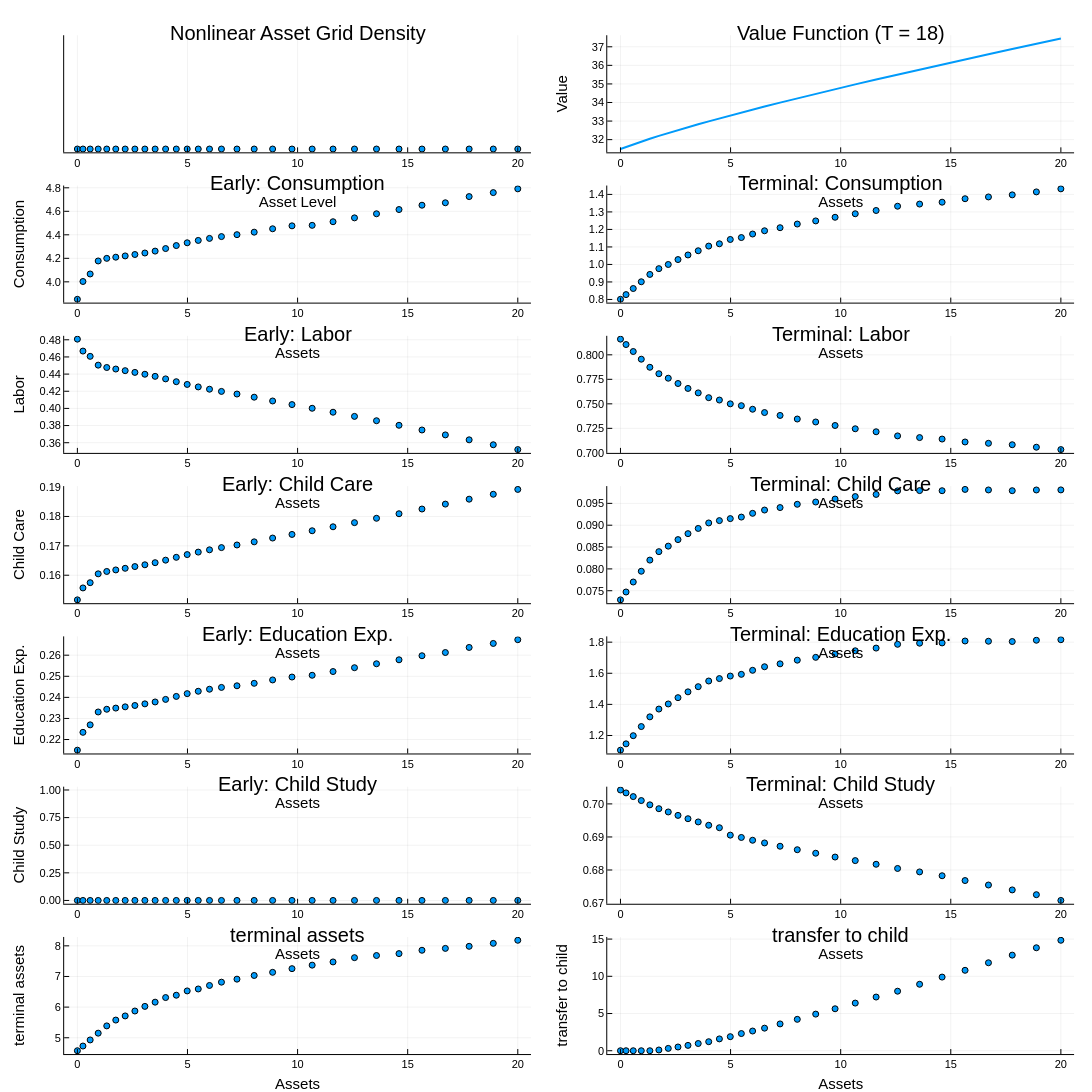

Notebook code for this chart:
### Markdown cell above
### Baseline and Counterfactuals Human Capital Coefficents and Terminal Value Effects

### Code cell
# Indices
k_mid = Int(ceil(length(model_baseline.k_grid) / 2))
hc_mid = Int(ceil(length(model_baseline.hc_grid) / 2))
T_terminal = model_baseline.T
t_early = 1
a_grid = model_baseline.a_grid

# 1. Nonlinear asset grid
p1 = scatter(
    a_grid, zeros(length(a_grid));
    xlabel = "Asset Level", yticks = [],
    title = "Nonlinear Asset Grid Density",
    markersize = 3, legend = false)

p2 = plot(
    a_grid, model_baseline.sol_v[T_terminal, :, k_mid, hc_mid];
    xlabel = "Assets", ylabel = "Value",
    title = "Value Function (T = $(T_terminal))",
    label = "Vₜ(a)", linewidth = 2)

# 2. Consumption
p3 = scatter(
    a_grid, model_baseline.sol_c[t_early, :, k_mid, hc_mid];
    xlabel = "Assets", ylabel = "Consumption",
    title = "Early: Consumption", label = "cₜ(a)", markersize = 3)
p4 = scatter(
    a_grid, model_baseline.sol_c[T_terminal, :, k_mid, hc_mid];
    xlabel = "Assets", ylabel = "",
    title = "Terminal: Consumption", label = "cₜ(a)", markersize = 3)

# 3. Labor
p5 = scatter(
    a_grid, model_baseline.sol_h[t_early, :, k_mid, hc_mid];
    xlabel = "Assets", ylabel = "Labor",
    title = "Early: Labor", label = "hₜ(a)", markersize = 3)
p6 = scatter(
    a_grid, model_baseline.sol_h[T_terminal, :, k_mid, hc_mid];
    xlabel = "Assets", ylabel = "",
    title = "Terminal: Labor", label = "hₜ(a)", markersize = 3)

# 4. Child care time
p7 = scatter(
    a_grid, model_baseline.sol_t[t_early, :, k_mid, hc_mid];
    xlabel = "Assets", ylabel = "Child Care",
    title = "Early: Child Care", label = "tₜ(a)", markersize = 3)
p8 = scatter(
    a_grid, model_baseline.sol_t[T_terminal, :, k_mid, hc_mid];
    xlabel = "Assets", ylabel = "",
    title = "Terminal: Child Care", label = "tₜ(a)", markersize = 3)

# 5. Education expenditure
p9 = scatter(
    a_grid, model_baseline.sol_e[t_early, :, k_mid, hc_mid];
    xlabel = "Assets", ylabel = "Education Exp.",
    title = "Early: Education Exp.", label = "eₜ(a)", markersize = 3)
p10 = scatter(
    a_grid, model_baseline.sol_e[T_terminal, :, k_mid, hc_mid];
    xlabel = "Assets", ylabel = "",
    title = "Terminal: Education Exp.", label = "eₜ(a)", markersize = 3)

# 6. Child study time (i_c)
p11 = scatter(
    a_grid, model_baseline.sol_i[t_early, :, k_mid, hc_mid];
    xlabel = "Assets", ylabel = "Child Study",
    title = "Early: Child Study", label = "iₜ(a)", markersize = 3)
p12 = scatter(
    a_grid, model_baseline.sol_i[T_terminal, :, k_mid, hc_mid];
    xlabel = "Assets", ylabel = "",
    title = "Terminal: Child Study", label = "iₜ(a)", markersize = 3)

p13 = scatter(a_grid, model_baseline.sol_t_asset[T_terminal,:,k_mid, hc_mid];
         xlabel = "Assets", ylabel = "terminal assets",
         title = "terminal assets", markersize = 3)

p14 = scatter(a_grid, model_baseline.sol_tr[T_terminal, :, k_mid, hc_mid];
         xlabel = "Assets", ylabel = "transfer to child",
         title = "transfer to child", markersize = 3)

# Combine all plots into a 6×2 grid
plot(
    p1,  p2,
    p3,  p4,
    p5,  p6,
    p7,  p8,
    p9,  p10,
    p11, p12,
    p13, p14,
    layout = (7, 2),
    size = (1200, 2700),
    margin = 5mm,
    legend = false
)

### Figure 1 — Plotly figure (JSON) as saved in the notebook; plotly's stock layout.template omitted (floating-point values rounded to 4 significant figures)
{"data": [{"colorbar": {"len": 0.1113, "title": "", "x": 0.4863, "y": 0.9299}, "legendgroup": "y1", "marker": {"color": "rgba(0, 154, 250, 1.000)", "line": {"color": "rgba(0, 0, 0, 1.000)", "width": 1}, "size": 6, "symbol": "circle"}, "mode": "markers", "name": "y1", "showlegend": true, "type": "scatter", "x": [0, 0.2528, 0.5808, 0.9448, 1.334, 1.744, 2.171, 2.612, 3.066, 3.531, 4.007, 4.492, 4.987, 5.489, 6, 6.543, 7.248, 8.029, 8.866, 9.746, 10.66, 11.61, 12.58, 13.58, 14.61, 15.65, 16.71, 17.79, 18.89, 20], "xaxis": "x1", "y": [0, 0, 0, 0, 0, 0, 0, 0, 0, 0, 0, 0, 0, 0, 0, 0, 0, 0, 0, 0, 0, 0, 0, 0, 0, 0, 0, 0, 0, 0], "yaxis": "y1"}, {"colorbar": {"len": 0.1113, "title": "", "x": 0.9836, "y": 0.9299}, "legendgroup": "Vₜ(a)", "line": {"color": "rgba(0, 154, 250, 1.000)", "dash": "solid", "shape": "linear", "width": 2}, "mode": "lines", "name": "Vₜ(a)", "showlegend": true, "type": "scatter", "x": [0, 0.2528, 0.5808, 0.9448, 1.334, 1.744, 2.171, 2.612, 3.066, 3.531, 4.007, 4.492, 4.987, 5.489, 6, 6.543, 7.248, 8.029, 8.866, 9.746, 10.66, 11.61, 12.58, 13.58, 14.61, 15.65, 16.71, 17.79, 18.89, 20], "xaxis": "x2", "y": [31.49, 31.61, 31.75, 31.9, 32.05, 32.2, 32.36, 32.51, 32.67, 32.83, 32.98, 33.14, 33.3, 33.46, 33.61, 33.78, 33.99, 34.22, 34.47, 34.72, 34.98, 35.24, 35.5, 35.77, 36.05, 36.32, 36.6, 36.88, 37.16, 37.44], "yaxis": "y2"}, {"colorbar": {"len": 0.1113, "title": "", "x": 0.4863, "y": 0.787}, "legendgroup": "cₜ(a)", "marker": {"color": "rgba(0, 154, 250, 1.000)", "line": {"color": "rgba(0, 0, 0, 1.000)", "width": 1}, "size": 6, "symbol": "circle"}, "mode": "markers", "name": "cₜ(a)", "showlegend": true, "type": "scatter", "x": [0, 0.2528, 0.5808, 0.9448, 1.334, 1.744, 2.171, 2.612, 3.066, 3.531, 4.007, 4.492, 4.987, 5.489, 6, 6.543, 7.248, 8.029, 8.866, 9.746, 10.66, 11.61, 12.58, 13.58, 14.61, 15.65, 16.71, 17.79, 18.89, 20], "xaxis": "x3", "y": [3.851, 4.003, 4.067, 4.178, 4.2, 4.21, 4.22, 4.232, 4.245, 4.261, 4.283, 4.308, 4.332, 4.352, 4.37, 4.385, 4.401, 4.423, 4.451, 4.476, 4.481, 4.511, 4.544, 4.579, 4.615, 4.652, 4.673, 4.725, 4.759, 4.791], "yaxis": "y3"}, {"colorbar": {"len": 0.1113, "title": "", "x": 0.9836, "y": 0.787}, "legendgroup": "cₜ(a)", "marker": {"color": "rgba(0, 154, 250, 1.000)", "line": {"color": "rgba(0, 0, 0, 1.000)", "width": 1}, "size": 6, "symbol": "circle"}, "mode": "markers", "name": "cₜ(a)", "showlegend": true, "type": "scatter", "x": [0, 0.2528, 0.5808, 0.9448, 1.334, 1.744, 2.171, 2.612, 3.066, 3.531, 4.007, 4.492, 4.987, 5.489, 6, 6.543, 7.248, 8.029, 8.866, 9.746, 10.66, 11.61, 12.58, 13.58, 14.61, 15.65, 16.71, 17.79, 18.89, 20], "xaxis": "x4", "y": [0.8009, 0.8277, 0.8626, 0.9012, 0.943, 0.976, 0.9997, 1.028, 1.054, 1.078, 1.105, 1.118, 1.143, 1.154, 1.174, 1.192, 1.21, 1.231, 1.249, 1.269, 1.29, 1.308, 1.332, 1.345, 1.356, 1.375, 1.386, 1.397, 1.414, 1.432], "yaxis": "y4"}, {"colorbar": {"len": 0.1113, "title": "", "x": 0.4863, "y": 0.6441}, "legendgroup": "hₜ(a)", "marker": {"color": "rgba(0, 154, 250, 1.000)", "line": {"color": "rgba(0, 0, 0, 1.000)", "width": 1}, "size": 6, "symbol": "circle"}, "mode": "markers", "name": "hₜ(a)", "showlegend": true, "type": "scatter", "x": [0, 0.2528, 0.5808, 0.9448, 1.334, 1.744, 2.171, 2.612, 3.066, 3.531, 4.007, 4.492, 4.987, 5.489, 6, 6.543, 7.248, 8.029, 8.866, 9.746, 10.66, 11.61, 12.58, 13.58, 14.61, 15.65, 16.71, 17.79, 18.89, 20], "xaxis": "x5", "y": [0.4808, 0.4669, 0.4607, 0.4505, 0.4477, 0.4459, 0.444, 0.442, 0.4398, 0.4374, 0.4344, 0.4311, 0.4279, 0.4251, 0.4224, 0.4198, 0.4168, 0.4131, 0.4087, 0.4044, 0.4002, 0.3955, 0.3907, 0.3856, 0.3803, 0.3748, 0.3691, 0.3634, 0.3576, 0.352], "yaxis": "y5"}, {"colorbar": {"len": 0.1113, "title": "", "x": 0.9836, "y": 0.6441}, "legendgroup": "hₜ(a)", "marker": {"color": "rgba(0, 154, 250, 1.000)", "line": {"color": "rgba(0, 0, 0, 1.000)", "width": 1}, "size": 6, "symbol": "circle"}, "mode": "markers", "name": "hₜ(a)", "showlegend": true, "type": "scatter", "x": [0, 0.2528, 0.5808, 0.9448, 1.334, 1.744, 2.171, 2.612, 3.066, 3.531, 4.007, 4.492, 4.987, 5.489, 6, 6.543, 7.248, 8.029, 8.866, 9.746, 10.66, 11.61, 12.58, 13.58, 14.61, 15.65, 16.71, 17.79, 18.89, 20], "xaxis": "x6", "y": [0.816, 0.8105, 0.8034, 0.7955, 0.7873, 0.7807, 0.7761, 0.7707, 0.7657, 0.7612, 0.7563, 0.7539, 0.75, 0.7481, 0.7445, 0.7411, 0.7382, 0.7345, 0.7315, 0.7279, 0.7246, 0.7215, 0.7173, 0.7156, 0.7141, 0.7111, 0.7097, 0.7083, 0.7058, 0.7033], "yaxis": "y6"}, {"colorbar": {"len": 0.1113, "title": "", "x": 0.4863, "y": 0.5013}, "legendgroup": "tₜ(a)", "marker": {"color": "rgba(0, 154, 250, 1.000)", "line": {"color": "rgba(0, 0, 0, 1.000)", "width": 1}, "size": 6, "symbol": "circle"}, "mode": "markers", "name": "tₜ(a)", "showlegend": true, "type": "scatter", "x": [0, 0.2528, 0.5808, 0.9448, 1.334, 1.744, 2.171, 2.612, 3.066, 3.531, 4.007, 4.492, 4.987, 5.489, 6, 6.543, 7.248, 8.029, 8.866, 9.746, 10.66, 11.61, 12.58, 13.58, 14.61, 15.65, 16.71, 17.79, 18.89, 20], "xaxis": "x7", "y": [0.1516, 0.1557, 0.1575, 0.1605, 0.1613, 0.1618, 0.1624, 0.1629, 0.1636, 0.1643, 0.1651, 0.1661, 0.167, 0.1679, 0.1686, 0.1694, 0.1703, 0.1714, 0.1727, 0.1739, 0.1751, 0.1765, 0.1779, 0.1794, 0.1809, 0.1825, 0.1842, 0.1859, 0.1876, 0.1892], "yaxis": "y7"}, {"colorbar": {"len": 0.1113, "title": "", "x": 0.9836, "y": 0.5013}, "legendgroup": "tₜ(a)", "marker": {"color": "rgba(0, 154, 250, 1.000)", "line": {"color": "rgba(0, 0, 0, 1.000)", "width": 1}, "size": 6, "symbol": "circle"}, "mode": "markers", "name": "tₜ(a)", "showlegend": true, "type": "scatter", "x": [0, 0.2528, 0.5808, 0.9448, 1.334, 1.744, 2.171, 2.612, 3.066, 3.531, 4.007, 4.492, 4.987, 5.489, 6, 6.543, 7.248, 8.029, 8.866, 9.746, 10.66, 11.61, 12.58, 13.58, 14.61, 15.65, 16.71, 17.79, 18.89, 20], "xaxis": "x8", "y": [0.07291, 0.07471, 0.077, 0.07946, 0.08201, 0.08395, 0.08521, 0.0867, 0.08807, 0.08926, 0.09052, 0.09105, 0.09151, 0.09186, 0.09271, 0.09347, 0.09404, 0.09479, 0.09531, 0.09598, 0.09656, 0.09705, 0.09786, 0.09793, 0.0979, 0.09819, 0.09807, 0.0979, 0.09806, 0.09808], "yaxis": "y8"}, {"colorbar": {"len": 0.1113, "title": "", "x": 0.4863, "y": 0.3584}, "legendgroup": "eₜ(a)", "marker": {"color": "rgba(0, 154, 250, 1.000)", "line": {"color": "rgba(0, 0, 0, 1.000)", "width": 1}, "size": 6, "symbol": "circle"}, "mode": "markers", "name": "eₜ(a)", "showlegend": true, "type": "scatter", "x": [0, 0.2528, 0.5808, 0.9448, 1.334, 1.744, 2.171, 2.612, 3.066, 3.531, 4.007, 4.492, 4.987, 5.489, 6, 6.543, 7.248, 8.029, 8.866, 9.746, 10.66, 11.61, 12.58, 13.58, 14.61, 15.65, 16.71, 17.79, 18.89, 20], "xaxis": "x9", "y": [0.215, 0.2234, 0.227, 0.2331, 0.2344, 0.2349, 0.2355, 0.2361, 0.2369, 0.2378, 0.239, 0.2405, 0.2418, 0.2429, 0.2439, 0.2447, 0.2455, 0.2467, 0.2483, 0.2496, 0.2505, 0.2523, 0.2541, 0.2559, 0.2578, 0.2597, 0.2613, 0.2637, 0.2656, 0.2674], "yaxis": "y9"}, {"colorbar": {"len": 0.1113, "title": "", "x": 0.9836, "y": 0.3584}, "legendgroup": "eₜ(a)", "marker": {"color": "rgba(0, 154, 250, 1.000)", "line": {"color": "rgba(0, 0, 0, 1.000)", "width": 1}, "size": 6, "symbol": "circle"}, "mode": "markers", "name": "eₜ(a)", "showlegend": true, "type": "scatter", "x": [0, 0.2528, 0.5808, 0.9448, 1.334, 1.744, 2.171, 2.612, 3.066, 3.531, 4.007, 4.492, 4.987, 5.489, 6, 6.543, 7.248, 8.029, 8.866, 9.746, 10.66, 11.61, 12.58, 13.58, 14.61, 15.65, 16.71, 17.79, 18.89, 20], "xaxis": "x10", "y": [1.106, 1.146, 1.199, 1.258, 1.32, 1.37, 1.403, 1.443, 1.481, 1.514, 1.55, 1.566, 1.582, 1.593, 1.619, 1.642, 1.661, 1.684, 1.702, 1.724, 1.744, 1.762, 1.786, 1.793, 1.795, 1.807, 1.806, 1.804, 1.812, 1.816], "yaxis": "y10"}, {"colorbar": {"len": 0.1113, "title": "", "x": 0.4863, "y": 0.2156}, "legendgroup": "iₜ(a)", "marker": {"color": "rgba(0, 154, 250, 1.000)", "line": {"color": "rgba(0, 0, 0, 1.000)", "width": 1}, "size": 6, "symbol": "circle"}, "mode": "markers", "name": "iₜ(a)", "showlegend": true, "type": "scatter", "x": [0, 0.2528, 0.5808, 0.9448, 1.334, 1.744, 2.171, 2.612, 3.066, 3.531, 4.007, 4.492, 4.987, 5.489, 6, 6.543, 7.248, 8.029, 8.866, 9.746, 10.66, 11.61, 12.58, 13.58, 14.61, 15.65, 16.71, 17.79, 18.89, 20], "xaxis": "x11", "y": [0, 0, 0, 0, 0, 0, 0, 0, 0, 0, 0, 0, 0, 0, 0, 0, 0, 0, 0, 0, 0, 0, 0, 0, 0, 0, 0, 0, 0, 0], "yaxis": "y11"}, {"colorbar": {"len": 0.1113, "title": "", "x": 0.9836, "y": 0.2156}, "legendgroup": "iₜ(a)", "marker": {"color": "rgba(0, 154, 250, 1.000)", "line": {"color": "rgba(0, 0, 0, 1.000)", "width": 1}, "size": 6, "symbol": "circle"}, "mode": "markers", "name": "iₜ(a)", "showlegend": true, "type": "scatter", "x": [0, 0.2528, 0.5808, 0.9448, 1.334, 1.744, 2.171, 2.612, 3.066, 3.531, 4.007, 4.492, 4.987, 5.489, 6, 6.543, 7.248, 8.029, 8.866, 9.746, 10.66, 11.61, 12.58, 13.58, 14.61, 15.65, 16.71, 17.79, 18.89, 20], "xaxis": "x12", "y": [0.7042, 0.7033, 0.7022, 0.701, 0.6997, 0.6986, 0.6976, 0.6965, 0.6955, 0.6945, 0.6935, 0.6928, 0.6906, 0.6898, 0.689, 0.6882, 0.6872, 0.6861, 0.6851, 0.6839, 0.6828, 0.6817, 0.6805, 0.6794, 0.6783, 0.6768, 0.6755, 0.674, 0.6725, 0.6708], "yaxis": "y12"}, {"colorbar": {"len": 0.1113, "title": "", "x": 0.4863, "y": 0.07271}, "legendgroup": "y1", "marker": {"color": "rgba(0, 154, 250, 1.000)", "line": {"color": "rgba(0, 0, 0, 1.000)", "width": 1}, "size": 6, "symbol": "circle"}, "mode": "markers", "name": "y1", "showlegend": true, "type": "scatter", "x": [0, 0.2528, 0.5808, 0.9448, 1.334, 1.744, 2.171, 2.612, 3.066, 3.531, 4.007, 4.492, 4.987, 5.489, 6, 6.543, 7.248, 8.029, 8.866, 9.746, 10.66, 11.61, 12.58, 13.58, 14.61, 15.65, 16.71, 17.79, 18.89, 20], "xaxis": "x13", "y": [4.577, 4.73, 4.929, 5.15, 5.388, 5.577, 5.712, 5.873, 6.024, 6.162, 6.312, 6.389, 6.529, 6.592, 6.707, 6.814, 6.913, 7.033, 7.135, 7.256, 7.37, 7.475, 7.615, 7.684, 7.746, 7.856, 7.917, 7.984, 8.082, 8.182], "yaxis": "y13"}, {"colorbar": {"len": 0.1113, "title": "", "x": 0.9836, "y": 0.07271}, "legendgroup": "y1", "marker": {"color": "rgba(0, 154, 250, 1.000)", "line": {"color": "rgba(0, 0, 0, 1.000)", "width": 1}, "size": 6, "symbol": "circle"}, "mode": "markers", "name": "y1", "showlegend": true, "type": "scatter", "x": [0, 0.2528, 0.5808, 0.9448, 1.334, 1.744, 2.171, 2.612, 3.066, 3.531, 4.007, 4.492, 4.987, 5.489, 6, 6.543, 7.248, 8.029, 8.866, 9.746, 10.66, 11.61, 12.58, 13.58, 14.61, 15.65, 16.71, 17.79, 18.89, 20], "xaxis": "x14", "y": [1e-06, 1e-06, 1e-06, 1e-06, 1e-06, 0.1017, 0.3167, 0.5024, 0.7197, 0.9711, 1.212, 1.59, 1.89, 2.309, 2.648, 3.034, 3.604, 4.218, 4.92, 5.637, 6.402, 7.215, 8.0, 8.928, 9.896, 10.81, 11.82, 12.85, 13.83, 14.84], "yaxis": "y14"}], "layout": {"annotations": [{"font": {"color": "rgba(0, 0, 0, 1.000)", "family": "sans-serif", "size": 20}, "rotation": 0, "showarrow": false, "text": "Nonlinear Asset Grid Density", "x": 0.2725, "xanchor": "center", "xref": "paper", "y": 1, "yanchor": "top", "yref": "paper"}, {"font": {"color": "rgba(0, 0, 0, 1.000)", "family": "sans-serif", "size": 20}, "rotation": 0, "showarrow": false, "text": "Value Function (T = 18)", "x": 0.7698, "xanchor": "center", "xref": "paper", "y": 1, "yanchor": "top", "yref": "paper"}, {"font": {"color": "rgba(0, 0, 0, 1.000)", "family": "sans-serif", "size": 20}, "rotation": 0, "showarrow": false, "text": "Early: Consumption", "x": 0.2725, "xanchor": "center", "xref": "paper", "y": 0.8571, "yanchor": "top", "yref": "paper"}, {"font": {"color": "rgba(0, 0, 0, 1.000)", "family": "sans-serif", "size": 20}, "rotation": 0, "showarrow": false, "text": "Terminal: Consumption", "x": 0.7698, "xanchor": "center", "xref": "paper", "y": 0.8571, "yanchor": "top", "yref": "paper"}, {"font": {"color": "rgba(0, 0, 0, 1.000)", "family": "sans-serif", "size": 20}, "rotation": 0, "showarrow": false, "text": "Early: Labor", "x": 0.2725, "xanchor": "center", "xref": "paper", "y": 0.7143, "yanchor": "top", "yref": "paper"}, {"font": {"color": "rgba(0, 0, 0, 1.000)", "family": "sans-serif", "size": 20}, "rotation": 0, "showarrow": false, "text": "Terminal: Labor", "x": 0.7698, "xanchor": "center", "xref": "paper", "y": 0.7143, "yanchor": "top", "yref": "paper"}, {"font": {"color": "rgba(0, 0, 0, 1.000)", "family": "sans-serif", "size": 20}, "rotation": 0, "showarrow": false, "text": "Early: Child Care", "x": 0.2725, "xanchor": "center", "xref": "paper", "y": 0.5714, "yanchor": "top", "yref": "paper"}, {"font": {"color": "rgba(0, 0, 0, 1.000)", "family": "sans-serif", "size": 20}, "rotation": 0, "showarrow": false, "text": "Terminal: Child Care", "x": 0.7698, "xanchor": "center", "xref": "paper", "y": 0.5714, "yanchor": "top", "yref": "paper"}, {"font": {"color": "rgba(0, 0, 0, 1.000)", "family": "sans-serif", "size": 20}, "rotation": 0, "showarrow": false, "text": "Early: Education Exp.", "x": 0.2725, "xanchor": "center", "xref": "paper", "y": 0.4286, "yanchor": "top", "yref": "paper"}, {"font": {"color": "rgba(0, 0, 0, 1.000)", "family": "sans-serif", "size": 20}, "rotation": 0, "showarrow": false, "text": "Terminal: Education Exp.", "x": 0.7698, "xanchor": "center", "xref": "paper", "y": 0.4286, "yanchor": "top", "yref": "paper"}, {"font": {"color": "rgba(0, 0, 0, 1.000)", "family": "sans-serif", "size": 20}, "rotation": 0, "showarrow": false, "text": "Early: Child Study", "x": 0.2725, "xanchor": "center", "xref": "paper", "y": 0.2857, "yanchor": "top", "yref": "paper"}, {"font": {"color": "rgba(0, 0, 0, 1.000)", "family": "sans-serif", "size": 20}, "rotation": 0, "showarrow": false, "text": "Terminal: Child Study", "x": 0.7698, "xanchor": "center", "xref": "paper", "y": 0.2857, "yanchor": "top", "yref": "paper"}, {"font": {"color": "rgba(0, 0, 0, 1.000)", "family": "sans-serif", "size": 20}, "rotation": 0, "showarrow": false, "text": "terminal assets", "x": 0.2725, "xanchor": "center", "xref": "paper", "y": 0.1429, "yanchor": "top", "yref": "paper"}, {"font": {"color": "rgba(0, 0, 0, 1.000)", "family": "sans-serif", "size": 20}, "rotation": 0, "showarrow": false, "text": "transfer to child", "x": 0.7698, "xanchor": "center", "xref": "paper", "y": 0.1429, "yanchor": "top", "yref": "paper"}], "height": 2700, "margin": {"b": 20, "l": 0, "r": 0, "t": 20}, "paper_bgcolor": "rgba(255, 255, 255, 1.000)", "plot_bgcolor": "rgba(255, 255, 255, 1.000)", "showlegend": false, "width": 1200, "xaxis1": {"anchor": "y1", "domain": [0.05877, 0.4863], "gridcolor": "rgba(0, 0, 0, 0.100)", "gridwidth": 0.5, "linecolor": "rgba(0, 0, 0, 1.000)", "mirror": false, "range": [-0.6, 20.6], "showgrid": true, "showline": true, "showticklabels": true, "tickangle": 0, "tickcolor": "rgb(0, 0, 0)", "tickfont": {"color": "rgba(0, 0, 0, 1.000)", "family": "sans-serif", "size": 11}, "tickmode": "array", "ticks": "inside", "ticktext": ["0", "5", "10", "15", "20"], "tickvals": [0, 5, 10, 15, 20], "title": "Asset Level", "titlefont": {"color": "rgba(0, 0, 0, 1.000)", "family": "sans-serif", "size": 15}, "type": "-", "visible": true, "zeroline": false, "zerolinecolor": "rgba(0, 0, 0, 1.000)"}, "xaxis10": {"anchor": "y10", "domain": [0.5561, 0.9836], "gridcolor": "rgba(0, 0, 0, 0.100)", "gridwidth": 0.5, "linecolor": "rgba(0, 0, 0, 1.000)", "mirror": false, "range": [-0.6, 20.6], "showgrid": true, "showline": true, "showticklabels": true, "tickangle": 0, "tickcolor": "rgb(0, 0, 0)", "tickfont": {"color": "rgba(0, 0, 0, 1.000)", "family": "sans-serif", "size": 11}, "tickmode": "array", "ticks": "inside", "ticktext": ["0", "5", "10", "15", "20"], "tickvals": [0, 5, 10, 15, 20], "title": "Assets", "titlefont": {"color": "rgba(0, 0, 0, 1.000)", "family": "sans-serif", "size": 15}, "type": "-", "visible": true, "zeroline": false, "zerolinecolor": "rgba(0, 0, 0, 1.000)"}, "xaxis11": {"anchor": "y11", "domain": [0.05877, 0.4863], "gridcolor": "rgba(0, 0, 0, 0.100)", "gridwidth": 0.5, "linecolor": "rgba(0, 0, 0, 1.000)", "mirror": false, "range": [-0.6, 20.6], "showgrid": true, "showline": true, "showticklabels": true, "tickangle": 0, "tickcolor": "rgb(0, 0, 0)", "tickfont": {"color": "rgba(0, 0, 0, 1.000)", "family": "sans-serif", "size": 11}, "tickmode": "array", "ticks": "inside", "ticktext": ["0", "5", "10", "15", "20"], "tickvals": [0, 5, 10, 15, 20], "title": "Assets", "titlefont": {"color": "rgba(0, 0, 0, 1.000)", "family": "sans-serif", "size": 15}, "type": "-", "visible": true, "zeroline": false, "zerolinecolor": "rgba(0, 0, 0, 1.000)"}, "xaxis12": {"anchor": "y12", "domain": [0.5561, 0.9836], "gridcolor": "rgba(0, 0, 0, 0.100)", "gridwidth": 0.5, "linecolor": "rgba(0, 0, 0, 1.000)", "mirror": false, "range": [-0.6, 20.6], "showgrid": true, "showline": true, "showticklabels": true, "tickangle": 0, "tickcolor": "rgb(0, 0, 0)", "tickfont": {"color": "rgba(0, 0, 0, 1.000)", "family": "sans-serif", "size": 11}, "tickmode": "array", "ticks": "inside", "ticktext": ["0", "5", "10", "15", "20"], "tickvals": [0, 5, 10, 15, 20], "title": "Assets", "titlefont": {"color": "rgba(0, 0, 0, 1.000)", "family": "sans-serif", "size": 15}, "type": "-", "visible": true, "zeroline": false, "zerolinecolor": "rgba(0, 0, 0, 1.000)"}, "xaxis13": {"anchor": "y13", "domain": [0.05877, 0.4863], "gridcolor": "rgba(0, 0, 0, 0.100)", "gridwidth": 0.5, "linecolor": "rgba(0, 0, 0, 1.000)", "mirror": false, "range": [-0.6, 20.6], "showgrid": true, "showline": true, "showticklabels": true, "tickangle": 0, "tickcolor": "rgb(0, 0, 0)", "tickfont": {"color": "rgba(0, 0, 0, 1.000)", "family": "sans-serif", "size": 11}, "tickmode": "array", "ticks": "inside", "ticktext": ["0", "5", "10", "15", "20"], "tickvals": [0, 5, 10, 15, 20], "title": "Assets", "titlefont": {"color": "rgba(0, 0, 0, 1.000)", "family": "sans-serif", "size": 15}, "type": "-", "visible": true, "zeroline": false, "zerolinecolor": "rgba(0, 0, 0, 1.000)"}, "xaxis14": {"anchor": "y14", "domain": [0.5561, 0.9836], "gridcolor": "rgba(0, 0, 0, 0.100)", "gridwidth": 0.5, "linecolor": "rgba(0, 0, 0, 1.000)", "mirror": false, "range": [-0.6, 20.6], "showgrid": true, "showline": true, "showticklabels": true, "tickangle": 0, "tickcolor": "rgb(0, 0, 0)", "tickfont": {"color": "rgba(0, 0, 0, 1.000)", "family": "sans-serif", "size": 11}, "tickmode": "array", "ticks": "inside", "ticktext": ["0", "5", "10", "15", "20"], "tickvals": [0, 5, 10, 15, 20], "title": "Assets", "titlefont": {"color": "rgba(0, 0, 0, 1.000)", "family": "sans-serif", "size": 15}, "type": "-", "visible": true, "zeroline": false, "zerolinecolor": "rgba(0, 0, 0, 1.000)"}, "xaxis2": {"anchor": "y2", "domain": [0.5561, 0.9836], "gridcolor": "rgba(0, 0, 0, 0.100)", "gridwidth": 0.5, "linecolor": "rgba(0, 0, 0, 1.000)", "mirror": false, "range": [-0.6, 20.6], "showgrid": true, "showline": true, "showticklabels": true, "tickangle": 0, "tickcolor": "rgb(0, 0, 0)", "tickfont": {"color": "rgba(0, 0, 0, 1.000)", "family": "sans-serif", "size": 11}, "tickmode": "array", "ticks": "inside", "ticktext": ["0", "5", "10", "15", "20"], "tickvals": [0, 5, 10, 15, 20], "title": "Assets", "titlefont": {"color": "rgba(0, 0, 0, 1.000)", "family": "sans-serif", "size": 15}, "type": "-", "visible": true, "zeroline": false, "zerolinecolor": "rgba(0, 0, 0, 1.000)"}, "xaxis3": {"anchor": "y3", "domain": [0.05877, 0.4863], "gridcolor": "rgba(0, 0, 0, 0.100)", "gridwidth": 0.5, "linecolor": "rgba(0, 0, 0, 1.000)", "mirror": false, "range": [-0.6, 20.6], "showgrid": true, "showline": true, "showticklabels": true, "tickangle": 0, "tickcolor": "rgb(0, 0, 0)", "tickfont": {"color": "rgba(0, 0, 0, 1.000)", "family": "sans-serif", "size": 11}, "tickmode": "array", "ticks": "inside", "ticktext": ["0", "5", "10", "15", "20"], "tickvals": [0, 5, 10, 15, 20], "title": "Assets", "titlefont": {"color": "rgba(0, 0, 0, 1.000)", "family": "sans-serif", "size": 15}, "type": "-", "visible": true, "zeroline": false, "zerolinecolor": "rgba(0, 0, 0, 1.000)"}, "xaxis4": {"anchor": "y4", "domain": [0.5561, 0.9836], "gridcolor": "rgba(0, 0, 0, 0.100)", "gridwidth": 0.5, "linecolor": "rgba(0, 0, 0, 1.000)", "mirror": false, "range": [-0.6, 20.6], "showgrid": true, "showline": true, "showticklabels": true, "tickangle": 0, "tickcolor": "rgb(0, 0, 0)", "tickfont": {"color": "rgba(0, 0, 0, 1.000)", "family": "sans-serif", "size": 11}, "tickmode": "array", "ticks": "inside", "ticktext": ["0", "5", "10", "15", "20"], "tickvals": [0, 5, 10, 15, 20], "title": "Assets", "titlefont": {"color": "rgba(0, 0, 0, 1.000)", "family": "sans-serif", "size": 15}, "type": "-", "visible": true, "zeroline": false, "zerolinecolor": "rgba(0, 0, 0, 1.000)"}, "xaxis5": {"anchor": "y5", "domain": [0.05877, 0.4863], "gridcolor": "rgba(0, 0, 0, 0.100)", "gridwidth": 0.5, "linecolor": "rgba(0, 0, 0, 1.000)", "mirror": false, "range": [-0.6, 20.6], "showgrid": true, "showline": true, "showticklabels": true, "tickangle": 0, "tickcolor": "rgb(0, 0, 0)", "tickfont": {"color": "rgba(0, 0, 0, 1.000)", "family": "sans-serif", "size": 11}, "tickmode": "array", "ticks": "inside", "ticktext": ["0", "5", "10", "15", "20"], "tickvals": [0, 5, 10, 15, 20], "title": "Assets", "titlefont": {"color": "rgba(0, 0, 0, 1.000)", "family": "sans-serif", "size": 15}, "type": "-", "visible": true, "zeroline": false, "zerolinecolor": "rgba(0, 0, 0, 1.000)"}, "xaxis6": {"anchor": "y6", "domain": [0.5561, 0.9836], "gridcolor": "rgba(0, 0, 0, 0.100)", "gridwidth": 0.5, "linecolor": "rgba(0, 0, 0, 1.000)", "mirror": false, "range": [-0.6, 20.6], "showgrid": true, "showline": true, "showticklabels": true, "tickangle": 0, "tickcolor": "rgb(0, 0, 0)", "tickfont": {"color": "rgba(0, 0, 0, 1.000)", "family": "sans-serif", "size": 11}, "tickmode": "array", "ticks": "inside", "ticktext": ["0", "5", "10", "15", "20"], "tickvals": [0, 5, 10, 15, 20], "title": "Assets", "titlefont": {"color": "rgba(0, 0, 0, 1.000)", "family": "sans-serif", "size": 15}, "type": "-", "visible": true, "zeroline": false, "zerolinecolor": "rgba(0, 0, 0, 1.000)"}, "xaxis7": {"anchor": "y7", "domain": [0.05877, 0.4863], "gridcolor": "rgba(0, 0, 0, 0.100)", "gridwidth": 0.5, "linecolor": "rgba(0, 0, 0, 1.000)", "mirror": false, "range": [-0.6, 20.6], "showgrid": true, "showline": true, "showticklabels": true, "tickangle": 0, "tickcolor": "rgb(0, 0, 0)", "tickfont": {"color": "rgba(0, 0, 0, 1.000)", "family": "sans-serif", "size": 11}, "tickmode": "array", "ticks": "inside", "ticktext": ["0", "5", "10", "15", "20"], "tickvals": [0, 5, 10, 15, 20], "title": "Assets", "titlefont": {"color": "rgba(0, 0, 0, 1.000)", "family": "sans-serif", "size": 15}, "type": "-", "visible": true, "zeroline": false, "zerolinecolor": "rgba(0, 0, 0, 1.000)"}, "xaxis8": {"anchor": "y8", "domain": [0.5561, 0.9836], "gridcolor": "rgba(0, 0, 0, 0.100)", "gridwidth": 0.5, "linecolor": "rgba(0, 0, 0, 1.000)", "mirror": false, "range": [-0.6, 20.6], "showgrid": true, "showline": true, "showticklabels": true, "tickangle": 0, "tickcolor": "rgb(0, 0, 0)", "tickfont": {"color": "rgba(0, 0, 0, 1.000)", "family": "sans-serif", "size": 11}, "tickmode": "array", "ticks": "inside", "ticktext": ["0", "5", "10", "15", "20"], "tickvals": [0, 5, 10, 15, 20], "title": "Assets", "titlefont": {"color": "rgba(0, 0, 0, 1.000)", "family": "sans-serif", "size": 15}, "type": "-", "visible": true, "zeroline": false, "zerolinecolor": "rgba(0, 0, 0, 1.000)"}, "xaxis9": {"anchor": "y9", "domain": [0.05877, 0.4863], "gridcolor": "rgba(0, 0, 0, 0.100)", "gridwidth": 0.5, "linecolor": "rgba(0, 0, 0, 1.000)", "mirror": false, "range": [-0.6, 20.6], "showgrid": true, "showline": true, "showticklabels": true, "tickangle": 0, "tickcolor": "rgb(0, 0, 0)", "tickfont": {"color": "rgba(0, 0, 0, 1.000)", "family": "sans-serif", "size": 11}, "tickmode": "array", "ticks": "inside", "ticktext": ["0", "5", "10", "15", "20"], "tickvals": [0, 5, 10, 15, 20], "title": "Assets", "titlefont": {"color": "rgba(0, 0, 0, 1.000)", "family": "sans-serif", "size": 15}, "type": "-", "visible": true, "zeroline": false, "zerolinecolor": "rgba(0, 0, 0, 1.000)"}, "yaxis1": {"anchor": "x1", "domain": [0.8742, 0.9855], "gridcolor": "rgba(0, 0, 0, 0.100)", "gridwidth": 0.5, "linecolor": "rgba(0, 0, 0, 1.000)", "mirror": false, "range": [-0.03, 1.03], "showgrid": true, "showline": true, "showticklabels": true, "tickangle": 0, "tickcolor": "rgb(0, 0, 0)", "tickfont": {"color": "rgba(0, 0, 0, 1.000)", "family": "sans-serif", "size": 11}, "tickmode": "array", "ticks": "inside", "ticktext": [], "tickvals": [], "title": "", "titlefont": {"color": "rgba(0, 0, 0, 1.000)", "family": "sans-serif", "size": 15}, "type": "-", "visible": true, "zeroline": false, "zerolinecolor": "rgba(0, 0, 0, 1.000)"}, "yaxis10": {"anchor": "x10", "domain": [0.3028, 0.4141], "gridcolor": "rgba(0, 0, 0, 0.100)", "gridwidth": 0.5, "linecolor": "rgba(0, 0, 0, 1.000)", "mirror": false, "range": [1.084, 1.837], "showgrid": true, "showline": true, "showticklabels": true, "tickangle": 0, "tickcolor": "rgb(0, 0, 0)", "tickfont": {"color": "rgba(0, 0, 0, 1.000)", "family": "sans-serif", "size": 11}, "tickmode": "array", "ticks": "inside", "ticktext": ["1.2", "1.4", "1.6", "1.8"], "tickvals": [1.2, 1.4, 1.6, 1.8], "title": "", "titlefont": {"color": "rgba(0, 0, 0, 1.000)", "family": "sans-serif", "size": 15}, "type": "-", "visible": true, "zeroline": false, "zerolinecolor": "rgba(0, 0, 0, 1.000)"}, "yaxis11": {"anchor": "x11", "domain": [0.1599, 0.2712], "gridcolor": "rgba(0, 0, 0, 0.100)", "gridwidth": 0.5, "linecolor": "rgba(0, 0, 0, 1.000)", "mirror": false, "range": [-0.03, 1.03], "showgrid": true, "showline": true, "showticklabels": true, "tickangle": 0, "tickcolor": "rgb(0, 0, 0)", "tickfont": {"color": "rgba(0, 0, 0, 1.000)", "family": "sans-serif", "size": 11}, "tickmode": "array", "ticks": "inside", "ticktext": ["0.00", "0.25", "0.50", "0.75", "1.00"], "tickvals": [0, 0.25, 0.5, 0.75, 1], "title": "Child Study", "titlefont": {"color": "rgba(0, 0, 0, 1.000)", "family": "sans-serif", "size": 15}, "type": "-", "visible": true, "zeroline": false, "zerolinecolor": "rgba(0, 0, 0, 1.000)"}, "yaxis12": {"anchor": "x12", "domain": [0.1599, 0.2712], "gridcolor": "rgba(0, 0, 0, 0.100)", "gridwidth": 0.5, "linecolor": "rgba(0, 0, 0, 1.000)", "mirror": false, "range": [0.6698, 0.7052], "showgrid": true, "showline": true, "showticklabels": true, "tickangle": 0, "tickcolor": "rgb(0, 0, 0)", "tickfont": {"color": "rgba(0, 0, 0, 1.000)", "family": "sans-serif", "size": 11}, "tickmode": "array", "ticks": "inside", "ticktext": ["0.67", "0.68", "0.69", "0.70"], "tickvals": [0.67, 0.68, 0.69, 0.7], "title": "", "titlefont": {"color": "rgba(0, 0, 0, 1.000)", "family": "sans-serif", "size": 15}, "type": "-", "visible": true, "zeroline": false, "zerolinecolor": "rgba(0, 0, 0, 1.000)"}, "yaxis13": {"anchor": "x13", "domain": [0.01706, 0.1284], "gridcolor": "rgba(0, 0, 0, 0.100)", "gridwidth": 0.5, "linecolor": "rgba(0, 0, 0, 1.000)", "mirror": false, "range": [4.468, 8.29], "showgrid": true, "showline": true, "showticklabels": true, "tickangle": 0, "tickcolor": "rgb(0, 0, 0)", "tickfont": {"color": "rgba(0, 0, 0, 1.000)", "family": "sans-serif", "size": 11}, "tickmode": "array", "ticks": "inside", "ticktext": ["5", "6", "7", "8"], "tickvals": [5, 6, 7, 8], "title": "terminal assets", "titlefont": {"color": "rgba(0, 0, 0, 1.000)", "family": "sans-serif", "size": 15}, "type": "-", "visible": true, "zeroline": false, "zerolinecolor": "rgba(0, 0, 0, 1.000)"}, "yaxis14": {"anchor": "x14", "domain": [0.01706, 0.1284], "gridcolor": "rgba(0, 0, 0, 0.100)", "gridwidth": 0.5, "linecolor": "rgba(0, 0, 0, 1.000)", "mirror": false, "range": [-0.4452, 15.29], "showgrid": true, "showline": true, "showticklabels": true, "tickangle": 0, "tickcolor": "rgb(0, 0, 0)", "tickfont": {"color": "rgba(0, 0, 0, 1.000)", "family": "sans-serif", "size": 11}, "tickmode": "array", "ticks": "inside", "ticktext": ["0", "5", "10", "15"], "tickvals": [0, 5, 10, 15], "title": "transfer to child", "titlefont": {"color": "rgba(0, 0, 0, 1.000)", "family": "sans-serif", "size": 15}, "type": "-", "visible": true, "zeroline": false, "zerolinecolor": "rgba(0, 0, 0, 1.000)"}, "yaxis2": {"anchor": "x2", "domain": [0.8742, 0.9855], "gridcolor": "rgba(0, 0, 0, 0.100)", "gridwidth": 0.5, "linecolor": "rgba(0, 0, 0, 1.000)", "mirror": false, "range": [31.32, 37.62], "showgrid": true, "showline": true, "showticklabels": true, "tickangle": 0, "tickcolor": "rgb(0, 0, 0)", "tickfont": {"color": "rgba(0, 0, 0, 1.000)", "family": "sans-serif", "size": 11}, "tickmode": "array", "ticks": "inside", "ticktext": ["32", "33", "34", "35", "36", "37"], "tickvals": [32, 33, 34, 35, 36, 37], "title": "Value", "titlefont": {"color": "rgba(0, 0, 0, 1.000)", "family": "sans-serif", "size": 15}, "type": "-", "visible": true, "zeroline": false, "zerolinecolor": "rgba(0, 0, 0, 1.000)"}, "yaxis3": {"anchor": "x3", "domain": [0.7314, 0.8427], "gridcolor": "rgba(0, 0, 0, 0.100)", "gridwidth": 0.5, "linecolor": "rgba(0, 0, 0, 1.000)", "mirror": false, "range": [3.823, 4.819], "showgrid": true, "showline": true, "showticklabels": true, "tickangle": 0, "tickcolor": "rgb(0, 0, 0)", "tickfont": {"color": "rgba(0, 0, 0, 1.000)", "family": "sans-serif", "size": 11}, "tickmode": "array", "ticks": "inside", "ticktext": ["4.0", "4.2", "4.4", "4.6", "4.8"], "tickvals": [4, 4.2, 4.4, 4.6, 4.8], "title": "Consumption", "titlefont": {"color": "rgba(0, 0, 0, 1.000)", "family": "sans-serif", "size": 15}, "type": "-", "visible": true, "zeroline": false, "zerolinecolor": "rgba(0, 0, 0, 1.000)"}, "yaxis4": {"anchor": "x4", "domain": [0.7314, 0.8427], "gridcolor": "rgba(0, 0, 0, 0.100)", "gridwidth": 0.5, "linecolor": "rgba(0, 0, 0, 1.000)", "mirror": false, "range": [0.782, 1.451], "showgrid": true, "showline": true, "showticklabels": true, "tickangle": 0, "tickcolor": "rgb(0, 0, 0)", "tickfont": {"color": "rgba(0, 0, 0, 1.000)", "family": "sans-serif", "size": 11}, "tickmode": "array", "ticks": "inside", "ticktext": ["0.8", "0.9", "1.0", "1.1", "1.2", "1.3", "1.4"], "tickvals": [0.8, 0.9, 1, 1.1, 1.2, 1.3, 1.4], "title": "", "titlefont": {"color": "rgba(0, 0, 0, 1.000)", "family": "sans-serif", "size": 15}, "type": "-", "visible": true, "zeroline": false, "zerolinecolor": "rgba(0, 0, 0, 1.000)"}, "yaxis5": {"anchor": "x5", "domain": [0.5885, 0.6998], "gridcolor": "rgba(0, 0, 0, 0.100)", "gridwidth": 0.5, "linecolor": "rgba(0, 0, 0, 1.000)", "mirror": false, "range": [0.3481, 0.4846], "showgrid": true, "showline": true, "showticklabels": true, "tickangle": 0, "tickcolor": "rgb(0, 0, 0)", "tickfont": {"color": "rgba(0, 0, 0, 1.000)", "family": "sans-serif", "size": 11}, "tickmode": "array", "ticks": "inside", "ticktext": ["0.36", "0.38", "0.40", "0.42", "0.44", "0.46", "0.48"], "tickvals": [0.36, 0.38, 0.4, 0.42, 0.44, 0.46, 0.48], "title": "Labor", "titlefont": {"color": "rgba(0, 0, 0, 1.000)", "family": "sans-serif", "size": 15}, "type": "-", "visible": true, "zeroline": false, "zerolinecolor": "rgba(0, 0, 0, 1.000)"}, "yaxis6": {"anchor": "x6", "domain": [0.5885, 0.6998], "gridcolor": "rgba(0, 0, 0, 0.100)", "gridwidth": 0.5, "linecolor": "rgba(0, 0, 0, 1.000)", "mirror": false, "range": [0.7, 0.8194], "showgrid": true, "showline": true, "showticklabels": true, "tickangle": 0, "tickcolor": "rgb(0, 0, 0)", "tickfont": {"color": "rgba(0, 0, 0, 1.000)", "family": "sans-serif", "size": 11}, "tickmode": "array", "ticks": "inside", "ticktext": ["0.700", "0.725", "0.750", "0.775", "0.800"], "tickvals": [0.7, 0.725, 0.75, 0.775, 0.8], "title": "", "titlefont": {"color": "rgba(0, 0, 0, 1.000)", "family": "sans-serif", "size": 15}, "type": "-", "visible": true, "zeroline": false, "zerolinecolor": "rgba(0, 0, 0, 1.000)"}, "yaxis7": {"anchor": "x7", "domain": [0.4456, 0.5569], "gridcolor": "rgba(0, 0, 0, 0.100)", "gridwidth": 0.5, "linecolor": "rgba(0, 0, 0, 1.000)", "mirror": false, "range": [0.1505, 0.1903], "showgrid": true, "showline": true, "showticklabels": true, "tickangle": 0, "tickcolor": "rgb(0, 0, 0)", "tickfont": {"color": "rgba(0, 0, 0, 1.000)", "family": "sans-serif", "size": 11}, "tickmode": "array", "ticks": "inside", "ticktext": ["0.16", "0.17", "0.18", "0.19"], "tickvals": [0.16, 0.17, 0.18, 0.19], "title": "Child Care", "titlefont": {"color": "rgba(0, 0, 0, 1.000)", "family": "sans-serif", "size": 15}, "type": "-", "visible": true, "zeroline": false, "zerolinecolor": "rgba(0, 0, 0, 1.000)"}, "yaxis8": {"anchor": "x8", "domain": [0.4456, 0.5569], "gridcolor": "rgba(0, 0, 0, 0.100)", "gridwidth": 0.5, "linecolor": "rgba(0, 0, 0, 1.000)", "mirror": false, "range": [0.07215, 0.09895], "showgrid": true, "showline": true, "showticklabels": true, "tickangle": 0, "tickcolor": "rgb(0, 0, 0)", "tickfont": {"color": "rgba(0, 0, 0, 1.000)", "family": "sans-serif", "size": 11}, "tickmode": "array", "ticks": "inside", "ticktext": ["0.075", "0.080", "0.085", "0.090", "0.095"], "tickvals": [0.075, 0.08, 0.085, 0.09, 0.095], "title": "", "titlefont": {"color": "rgba(0, 0, 0, 1.000)", "family": "sans-serif", "size": 15}, "type": "-", "visible": true, "zeroline": false, "zerolinecolor": "rgba(0, 0, 0, 1.000)"}, "yaxis9": {"anchor": "x9", "domain": [0.3028, 0.4141], "gridcolor": "rgba(0, 0, 0, 0.100)", "gridwidth": 0.5, "linecolor": "rgba(0, 0, 0, 1.000)", "mirror": false, "range": [0.2134, 0.2689], "showgrid": true, "showline": true, "showticklabels": true, "tickangle": 0, "tickcolor": "rgb(0, 0, 0)", "tickfont": {"color": "rgba(0, 0, 0, 1.000)", "family": "sans-serif", "size": 11}, "tickmode": "array", "ticks": "inside", "ticktext": ["0.22", "0.23", "0.24", "0.25", "0.26"], "tickvals": [0.22, 0.23, 0.24, 0.25, 0.26], "title": "Education Exp.", "titlefont": {"color": "rgba(0, 0, 0, 1.000)", "family": "sans-serif", "size": 15}, "type": "-", "visible": true, "zeroline": false, "zerolinecolor": "rgba(0, 0, 0, 1.000)"}}}
